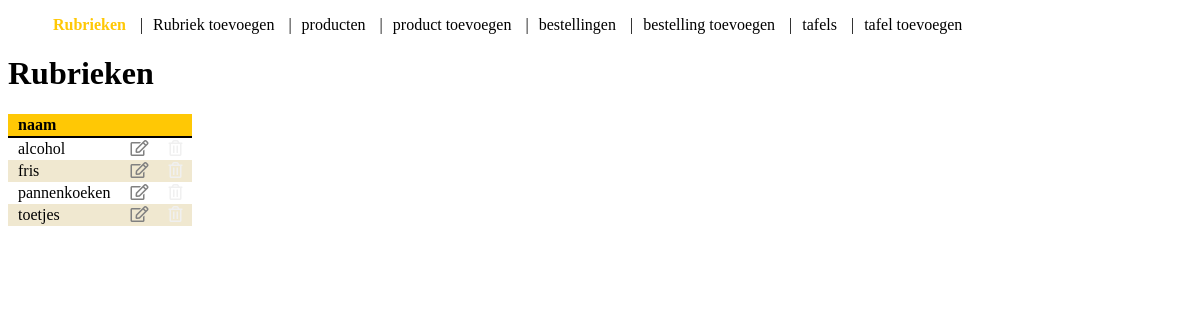
The app's page /public/cms/rubriek/index.php with its own data.
### tables this page shows
CREATE TABLE `rubrieken` (
  `id` int(11) UNSIGNED NOT NULL,
  `naam` varchar(255) NOT NULL
);

### classes/rubriek.class.php (called while the page is built, shortened)
<?php
class Rubriek extends Model
{
    public function getId()
    {
        return $this->data['id'] ?? 0;
    }
    public function getNaam()
    {
       return $this->data['naam'] ?? '';
    }
    public function getAantalProducten()
    {
       return $this->data['aantal_producten'] ?? 0;
    }
    public function setId($value)
    {
        $this->data['id'] = $value;
    }
    private function setNaam($value)
    {
        $this->data['naam'] = $value;
    }
    private function setAantalProducten($value)
    {
        $this->data['aantal_producten'] = $value;
    }
    static public function index(MyPDO $pdo)
    {
        $query = '
            SELECT rubrieken.id, rubrieken.naam, count(producten.id) AS aantal_producten
            FROM rubrieken
            LEFT JOIN producten ON rubrieken.id=producten.id_rubriek
            GROUP BY rubrieken.id
            ORDER BY rubrieken.naam
        ';
        $statement = $pdo->prepare($query);
        $ok = $statement->execute();
        $objects = [];
        while ($record = $statement->fetch(PDO::FETCH_ASSOC))
        {
            $rubriek = new Rubriek($pdo);
            $rubriek->make($record);
            $objects[] = $rubriek;
        }
        return $objects;
    }
}

### public/cms/rubriek/index.php (the view, shortened to what this page needs)
<?php
require_once(PATH_TO_ROOT.'../include/init.php');
$rubrieken = Rubriek::index($pdo);
?>
<!DOCTYPE html>
<html>
<head>
    <link rel="stylesheet" type="text/css" href="<?= PATH_TO_ROOT ?>css/cms.css" />
    <link rel="stylesheet" href="https://use.fontawesome.com/releases/v5.7.2/css/all.css"/>
</head>
<body>
<?php
    require(PATH_TO_ROOT . '../html/cmsmenu.php');
?>
    <h1><?= TITLE ?></h1>
<?php
    if (empty($rubrieken))
    {
?>
    <p>Nog geen rubrieken aanwezig...</p>
<?php
    }
    else
    {
?>
    <table class="index">
        <thead>
            <tr>
                <td>naam</td>
                <td></td>
                <td></td>
            </tr>
        </thead>
        <tbody>
<?php
        foreach($rubrieken as $rubriek)
        {
?>
            <tr>
                <td>
                    <?= $rubriek->getNaam() ?>
                </td>
                <td class="icon">
                    <a title="bewerken" href="edit.php?id=<?= $rubriek->getId() ?>">
                        <span class="far fa-edit"></span>
                    </a>
                </td>
                <td class="icon">
<?php
            if ($rubriek->getAantalProducten() != 0)
            {
?>
                    <span class="far fa-trash-alt"></span>
<?php
            }
            else
            {
?>
                    <a title="verwijderen" href="delete.php?id=<?= $rubriek->getId() ?>">
                        <span class="far fa-trash-alt"></span>
                    </a>
<?php
            }
?>
                </td>
            </tr>
<?php
        }
?>
        </tbody>
    </table>
<?php
    }
?>
</body>
</html>

### public/css/cms.css (style rules this page uses)
BODY { font-family: tahoma; }
NAV UL LI { display: inline; margin-left: 5px; margin-right: 5px; }
TABLE.index { border-collapse: collapse; }
TABLE.index TBODY TR:nth-child(even) { background-color: #F0E8D0; }
TABLE.index TBODY TR:nth-child(odd) { background-color: white; }
TABLE.index TD { padding: 2px 10px; }
TABLE.index TFOOT TD, TABLE.index THEAD TD { font-weight: bold; background-color: #FFC805; }
TABLE.index THEAD TD { border-bottom: solid 2px black; }
TABLE.index TBODY TD.icon { color: #F0F0F0; }
TABLE.index TBODY TD.icon A { color: #808080; }

### records on screen
rubrieken: naam "alcohol"
rubrieken: naam "fris"
rubrieken: naam "pannenkoeken"
rubrieken: naam "toetjes"

### other values on screen
$tekst "Rubrieken Rubriek toevoegen producten product toevoegen bestellingen bestelling toevoegen tafels tafel toevoegen"
join('<li>|</li>', $listitems) "| | | | | | |"
TITLE "Rubrieken"
